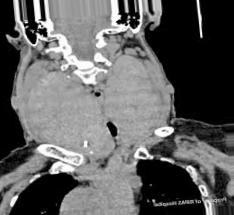
#> input picture preprocessing/simple_preprocess/1.jpg, 234 x 215 px
$ python simplepreprocessor.py
#> lines starting #> are read from the running program, lines starting #| are printed output that depends on the picture
# import the necessary packages
import cv2

image = cv2.imread('1.jpg')
#> image is the input picture: shape (215, 234, 3); min 0, max 255, mean 96.1
preproceesed = cv2.resize(image, (128, 128),
	interpolation=cv2.INTER_AREA)
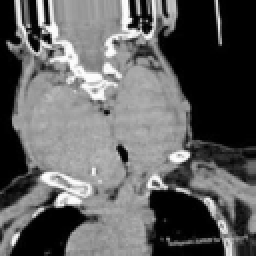
#> preproceesed: shape (128, 128, 3) (shown 2 times larger); min 0, max 254, mean 96.1
cv2.imwrite('output.jpg',preproceesed)
